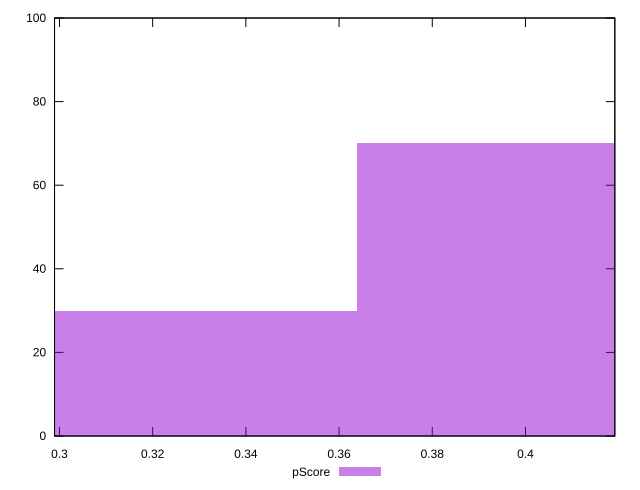

Generate this figure with gnuplot:
reset

$pScore <<EOF
0.3307521008940968 30
0.3969025210729162 70
EOF

set key outside below
set boxwidth 0.06615042017881936
set xrange [0.29894117647058827:0.41917647058823526]
set yrange [0:100]
set trange [0:100]
set style fill transparent solid 0.5 noborder
set terminal svg size 640, 490 enhanced background rgb 'white'
set output "report_00015_2021-02-09T16-11-33.973Z/render-blocking-resources/samples/pages/pScore/histogram.svg"

plot $pScore title "pScore" with boxes

reset
